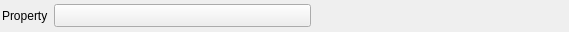
<?xml version="1.0" encoding="UTF-8"?>
<ui version="4.0">
 <class>AttributeMatrixSelectionWidget</class>
 <widget class="QFrame" name="AttributeMatrixSelectionWidget">
  <property name="geometry">
   <rect>
    <x>0</x>
    <y>0</y>
    <width>569</width>
    <height>32</height>
   </rect>
  </property>
  <layout class="QHBoxLayout" name="horizontalLayout">
   <property name="leftMargin">
    <number>2</number>
   </property>
   <property name="topMargin">
    <number>2</number>
   </property>
   <property name="rightMargin">
    <number>2</number>
   </property>
   <property name="bottomMargin">
    <number>2</number>
   </property>
   <item>
    <widget class="QLabel" name="label">
     <property name="text">
      <string>Property</string>
     </property>
    </widget>
   </item>
   <item>
    <widget class="QToolButton" name="m_SelectedAttributeMatrixPath">
     <property name="sizePolicy">
      <sizepolicy hsizetype="Expanding" vsizetype="Fixed">
       <horstretch>0</horstretch>
       <verstretch>0</verstretch>
      </sizepolicy>
     </property>
     <property name="text">
      <string/>
     </property>
     <property name="popupMode">
      <enum>QToolButton::InstantPopup</enum>
     </property>
     <property name="toolButtonStyle">
      <enum>Qt::ToolButtonTextBesideIcon</enum>
     </property>
    </widget>
   </item>
   <item>
    <spacer name="horizontalSpacer">
     <property name="orientation">
      <enum>Qt::Horizontal</enum>
     </property>
     <property name="sizeHint" stdset="0">
      <size>
       <width>40</width>
       <height>20</height>
      </size>
     </property>
    </spacer>
   </item>
  </layout>
 </widget>
 <resources/>
 <connections/>
</ui>
